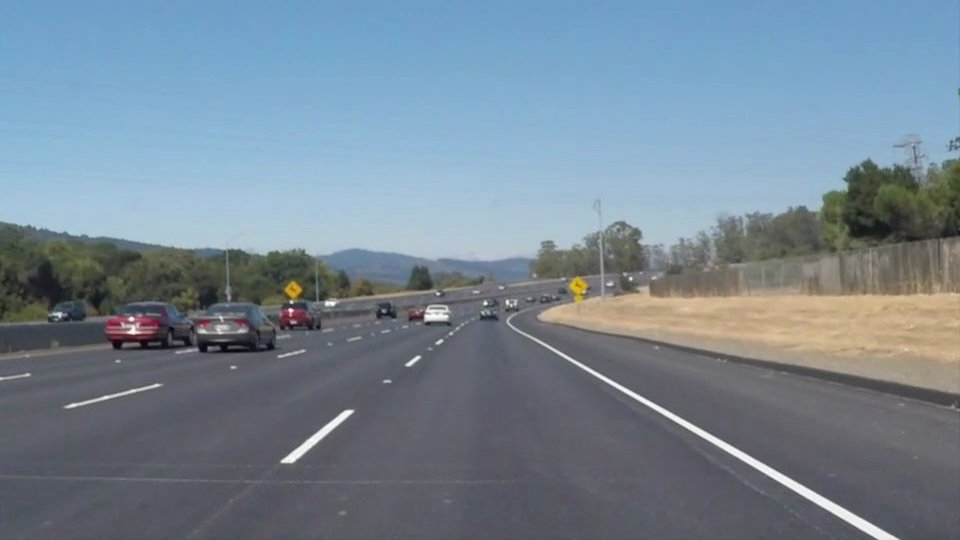
#> input picture 1-OpenCV/test_images/Udacity.jpg, 960 x 540 px; its folder holds only this picture in this run
$ jupyter execute --allow-errors translane_handcrafted.ipynb   (older library calls are emulated)
#> lines starting #> are read from the running program, lines starting #| are printed output that depends on the picture; after the words box and inside, x2 and y2 are one past the last pixel; in counts of white or black regions, pixels touching at a corner belong together
[cell 1]
import matplotlib.pyplot as plt
from matplotlib.pyplot import figure, imshow, axis
import matplotlib.image as mpimg
import matplotlib.patches as patches
import numpy as np
import os, os.path
import cv2

# Prepare Dataset

[cell 2]
# show images in a row
def showImagesHorizontally(list_of_files):
    fig = figure(figsize=(11,8))
    number_of_files = len(list_of_files)
    for i in range(number_of_files):
        a=fig.add_subplot(1,number_of_files,i+1)
        image = list_of_files[i]
        imshow(image,cmap='Greys_r')
        axis('off')

[cell 3]
# show all pictures (./test_images)
all_imgs = []
path = "test_images/"
valid_images = [".jpg",".gif",".png",".tga"]
for file_name in os.listdir(path):
    if file_name != ".DS_Store":
        one_image = mpimg.imread('test_images/'+file_name)
#> one_image is the input picture: shape (540, 960, 3); mean R, G, B 118.5, 134.5, 148.1
        all_imgs.append(one_image)

showImagesHorizontally(all_imgs)
#> in showImagesHorizontally, `number_of_files = len(list_of_files)`: number_of_files = 1

# Step 1. Color Selection
- An image contains three colors (R, G, B): Blue (0, 0, 255); Red(255, 0, 0); Green(0, 255, 0).
- We want to use color selection to find traffic line that, in the most of time, are usually white (255, 255, 255).

[cell 4]
def colorSelection(image):
    heigth = image.shape[0]
    width = image.shape[1]
#     print("the shape of the image is: ", image.shape)

    # make a copy of this image
    output_img = np.copy(image)

    # set the threshold for three colors
    th_red = 170
    th_gre = 170
    th_blu = 170

    th_rgb = [th_gre, th_gre, th_blu]
    # threshold is a boolen matrix. if one of pixal is true, it will be reset to black
    thresholds = (image[:,:,0] < th_rgb[0]) | (image[:,:,1] < th_rgb[1]) | (image[:,:,2] < th_rgb[2])

    output_img[thresholds] = [0,0,0]
    return output_img

[cell 5]
def showResult(arr_num, all_imgs):
    for i in arr_num:
        image = all_imgs[i]
        output = colorSelection(image)
        imgs_list = [image, output]
        showImagesHorizontally(imgs_list)
#> this loop made 2 passes
#> number_of_files in showImagesHorizontally on pass 1: 2
#> pass 1, in colorSelection, `thresholds = (image[:,:,0] < th_rgb[0]) | (image[:,:,1] < th_rgb[1]) |..`:
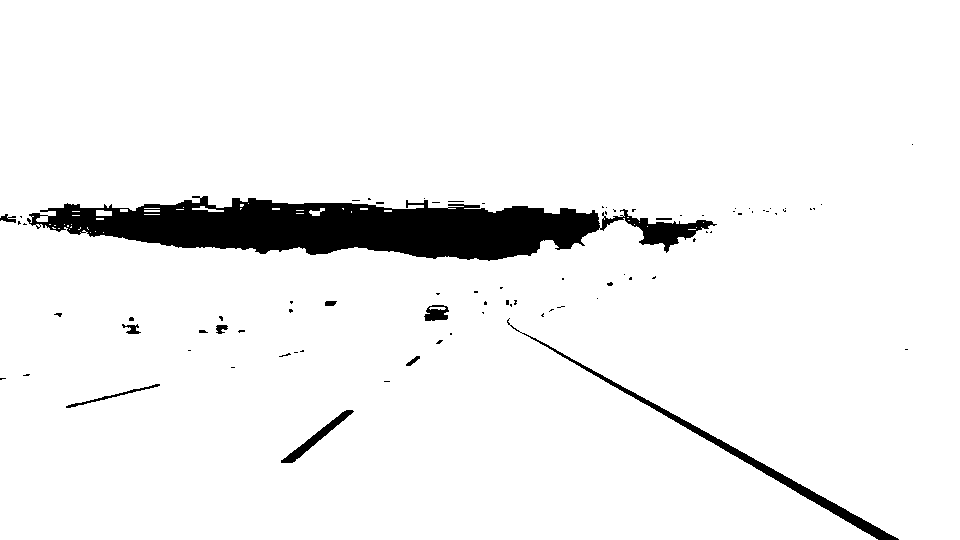
#> thresholds: shape (540, 960) bool; 94.4% white; 81 black regions (69 under 20 px), largest, box (x1, y1, x2, y2) and area: (27, 196, 717, 261) 24292, (507, 318, 899, 540) 2639, (281, 410, 354, 463) 642
#> pass 1, in showResult, `output = colorSelection(image)`:
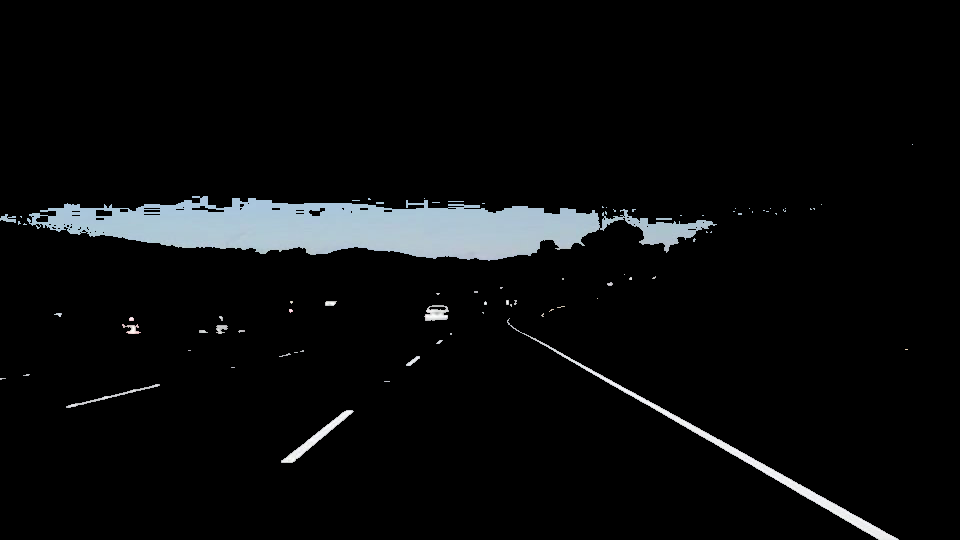
#> output: shape (540, 960, 3); mean R, G, B 10.2, 11.2, 11.9

#> (a cell that did not finish here is left out)

# Step 2: Area Attention

Since a camera that take the images/videos is mounted in a fixed position on the front of the car, we can assume that the traffic line appears in the 3/4 region of the image.

[cell 7]
# [23 lines left out: function colorSelectionAttention, not called in this run]

[cell 8]
def showResult2(attention_line, arr_num, all_imgs):
#> called with attention_line = 240
    for i in arr_num:
        image = all_imgs[i]
        output = colorSelectionAttention(image, attention_line)
        output_without_attention = colorSelection(image)

        # 1. draw attention area
        plt.imshow(image)
        rect = patches.Rectangle((1, attention_line), 1279, 476, linewidth=4, edgecolor='r',linestyle='--', facecolor='none')
        plt.gca().add_patch(rect)
        axis('off')
        plt.title("Area Of Attention")
        plt.show()


        imgs_list = [output_without_attention, output]
        showImagesHorizontally(imgs_list)

#> (a cell that did not finish here is left out)

#> (a cell that did not finish here is left out)

# Step 3: Canny Edge Detection

[cell 11]
# [13 lines left out: function cannyEdgeDetection, not called in this run]

[cell 12]
def showResult3(arr_num, all_imgs):
    for i in arr_num:
        image = all_imgs[i]
        output = cannyEdgeDetection(image)
        imgs_list = [image, output]
        showImagesHorizontally(imgs_list)

#> (a cell that did not finish here is left out)

# Step 4: Hough Transform

[cell 14]
# [70 lines left out: function houghTransform, not called in this run]

#> (a cell that did not finish here is left out)

#> (a cell that did not finish here is left out)

[cell 17]
# [73 lines left out: functions average_slope_intercept, pixel_points, lane_lines, draw_lane_lines, not called in this run]

# Marking Traffic Lines

[cell 18]
positive_slop_arr = []
negative_slop_arr = []
#> (the rest of this cell did not finish here and is left out)

[cell 19]
def slopSelection(slop_intercept):
    legal_slop=[]
    legal_intercept=[]
    slopes=[pair[0] for pair in slop_intercept]
    slop_mean = np.mean(slopes)
    slop_std = np.std(slopes)
    for pair in slop_intercept:
        if pair[0] - slop_mean < 3 * slop_std:
            legal_slop.append(pair[0])
            legal_intercept.append(pair[1])
    if not legal_slop:
        legal_slop = slopes
        legal_intercept = [pair[1] for pair in slop_intercept]
    slop = np.mean(legal_slop)
    intercept = np.mean(legal_intercept)
    return intercept

$ run again, on 1-OpenCV/test_images/sample4.jpg
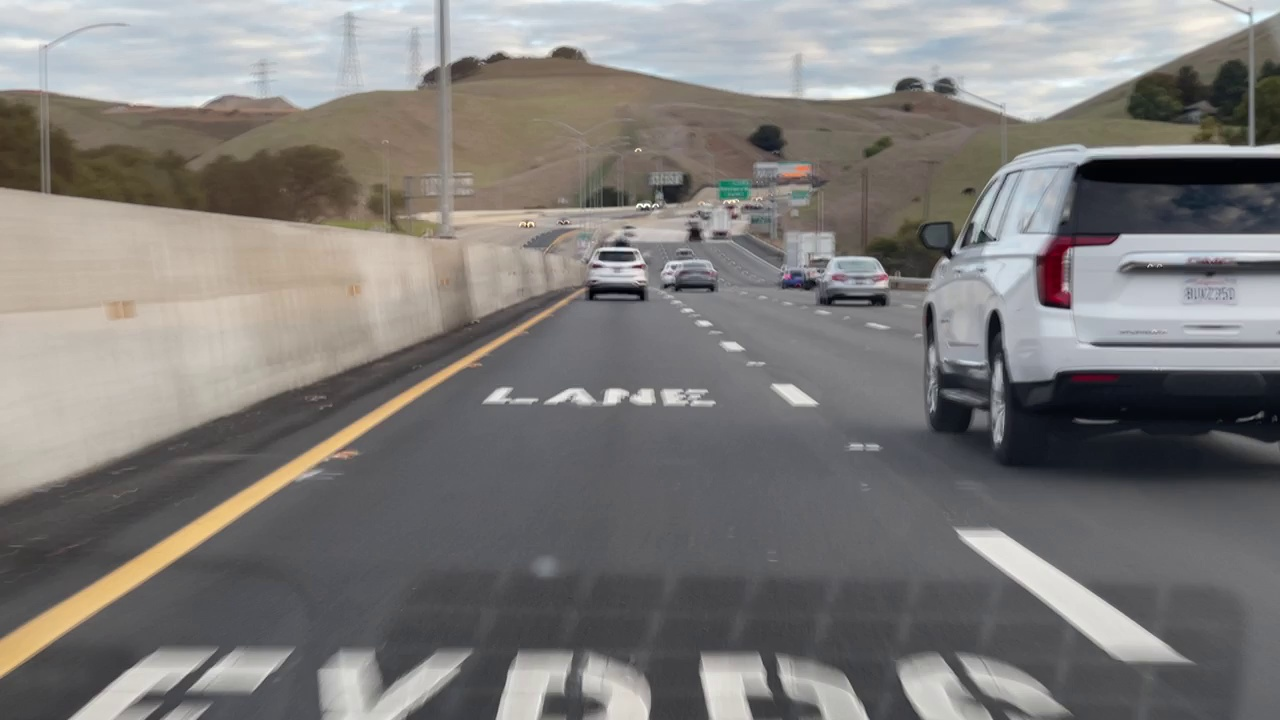
#> input picture 1-OpenCV/test_images/sample4.jpg, 1280 x 720 px
#> one_image is the input picture: shape (720, 1280, 3); mean R, G, B 125.9, 123.5, 121.6
#> number_of_files = 1
#> the loop in showResult, `for i in arr_num:` made 2 passes
#> number_of_files in showImagesHorizontally on pass 1: 2
#> pass 1, in colorSelection, `thresholds = (image[:,:,0] < th_rgb[0]) | (image[:,:,1] < th_rgb[1]) |..`:
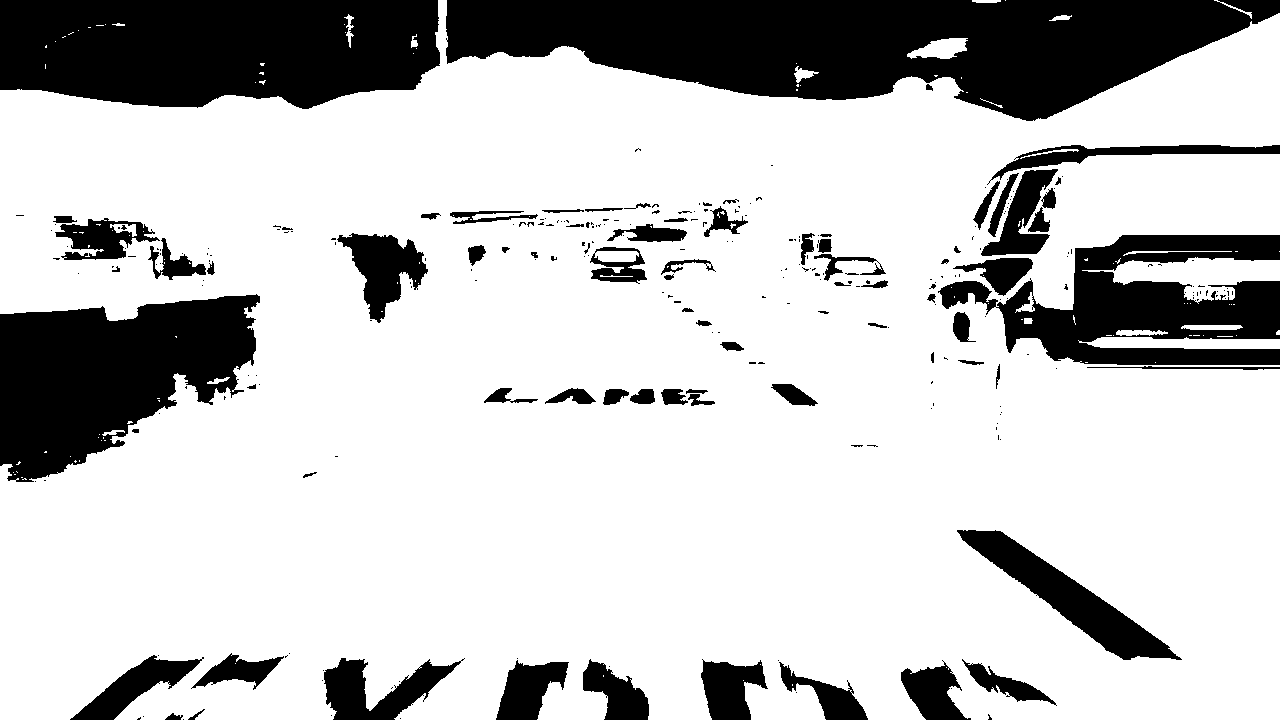
#> thresholds: shape (720, 1280) bool; 76.8% white; 281 black regions (199 under 20 px), largest, box (x1, y1, x2, y2) and area: (446, 0, 1280, 121) 63286, (0, 0, 440, 109) 42159, (0, 294, 260, 482) 31062
#> pass 1, in showResult, `output = colorSelection(image)`:
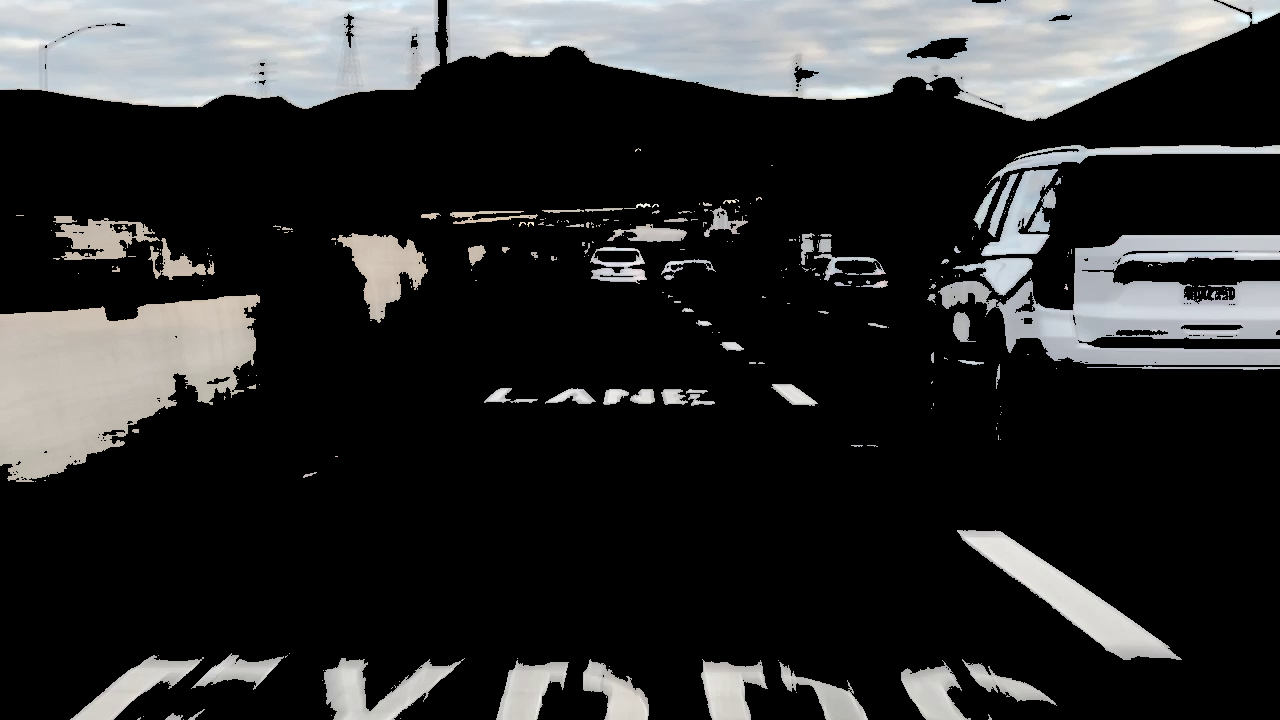
#> output: shape (720, 1280, 3); mean R, G, B 45.9, 46.4, 46.5

$ run again, on 1-OpenCV/test_images/sample5.jpg
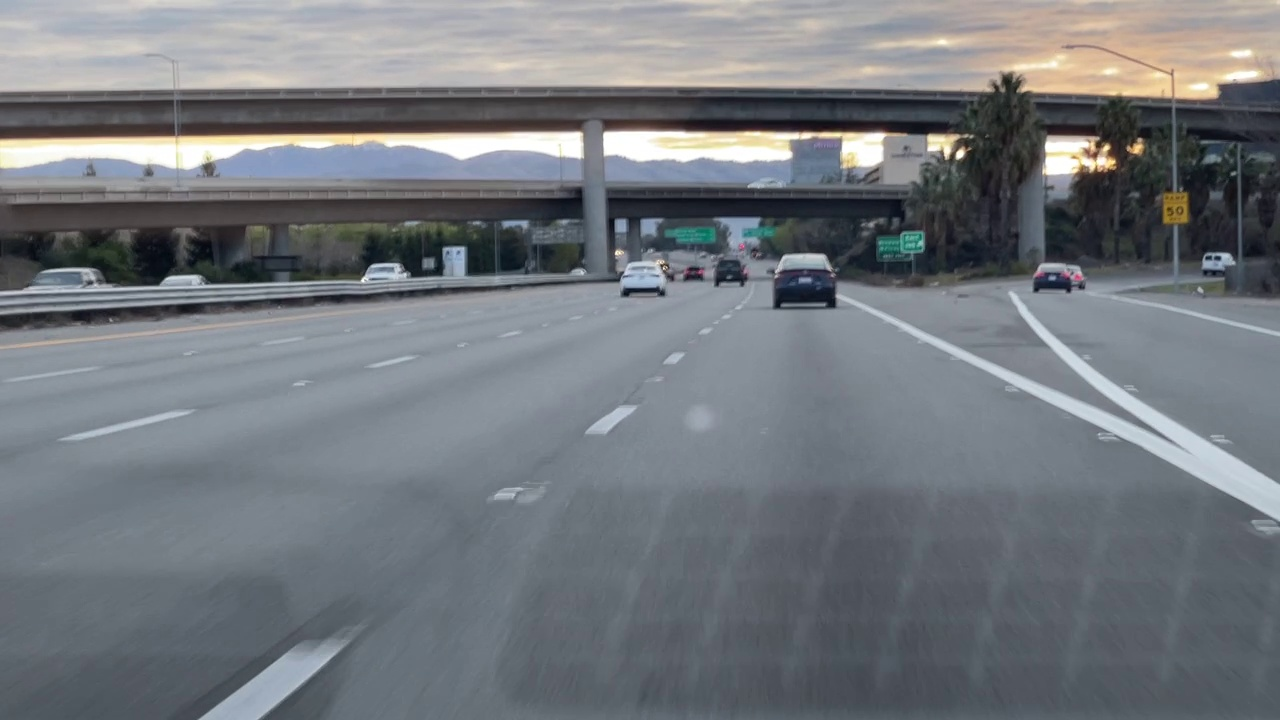
#> input picture 1-OpenCV/test_images/sample5.jpg, 1280 x 720 px
#> one_image is the input picture: shape (720, 1280, 3); mean R, G, B 115.2, 119.8, 125.1
#> number_of_files = 1
#> the loop in showResult, `for i in arr_num:` made 2 passes
#> number_of_files in showImagesHorizontally on pass 1: 2
#> pass 1, in colorSelection, `thresholds = (image[:,:,0] < th_rgb[0]) | (image[:,:,1] < th_rgb[1]) |..`:
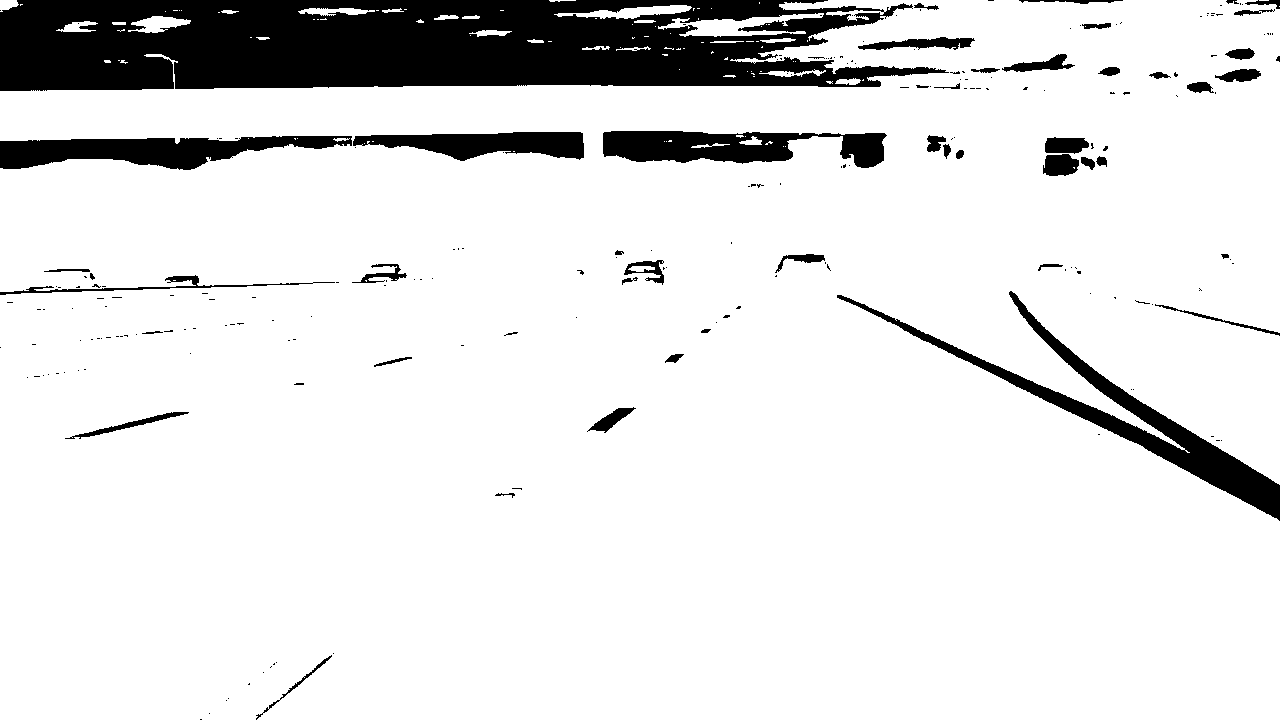
#> thresholds: shape (720, 1280) bool; 88.5% white; 224 black regions (175 under 20 px), largest, box (x1, y1, x2, y2) and area: (0, 0, 949, 91) 67488, (837, 291, 1280, 521) 10527, (0, 136, 352, 170) 6940
#> pass 1, in showResult, `output = colorSelection(image)`:
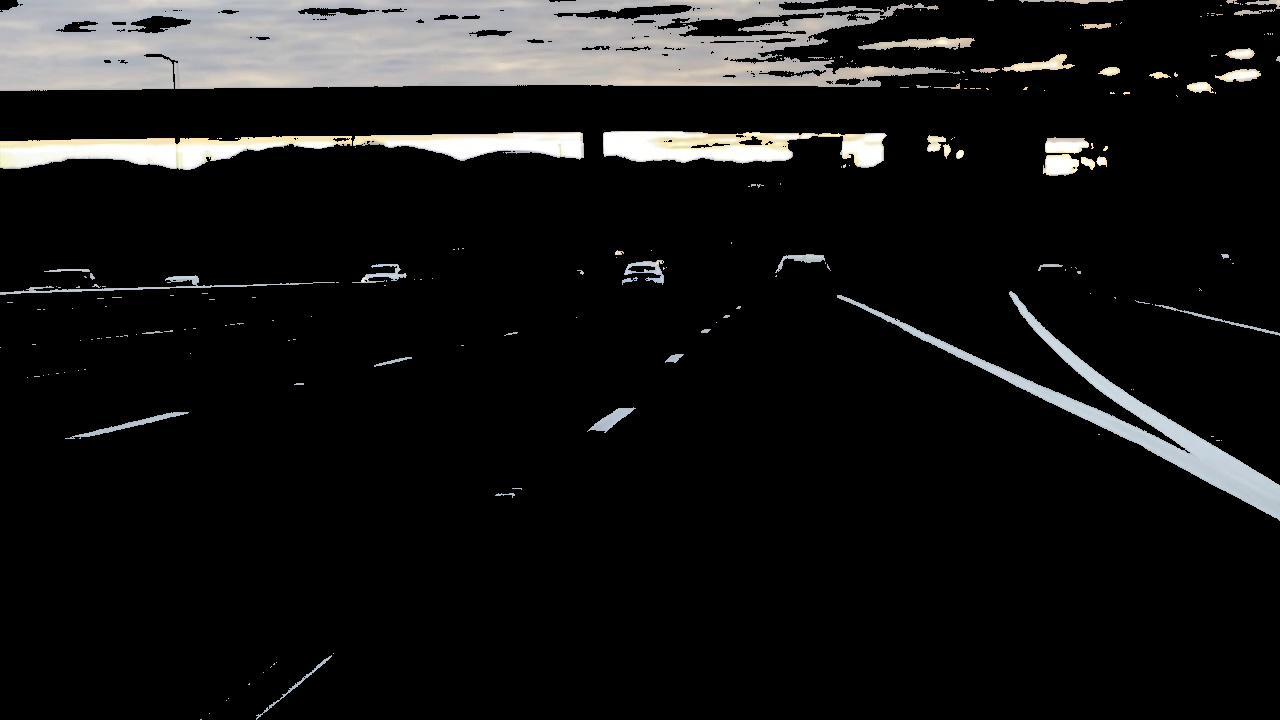
#> output: shape (720, 1280, 3); mean R, G, B 22.9, 22.8, 22.5
